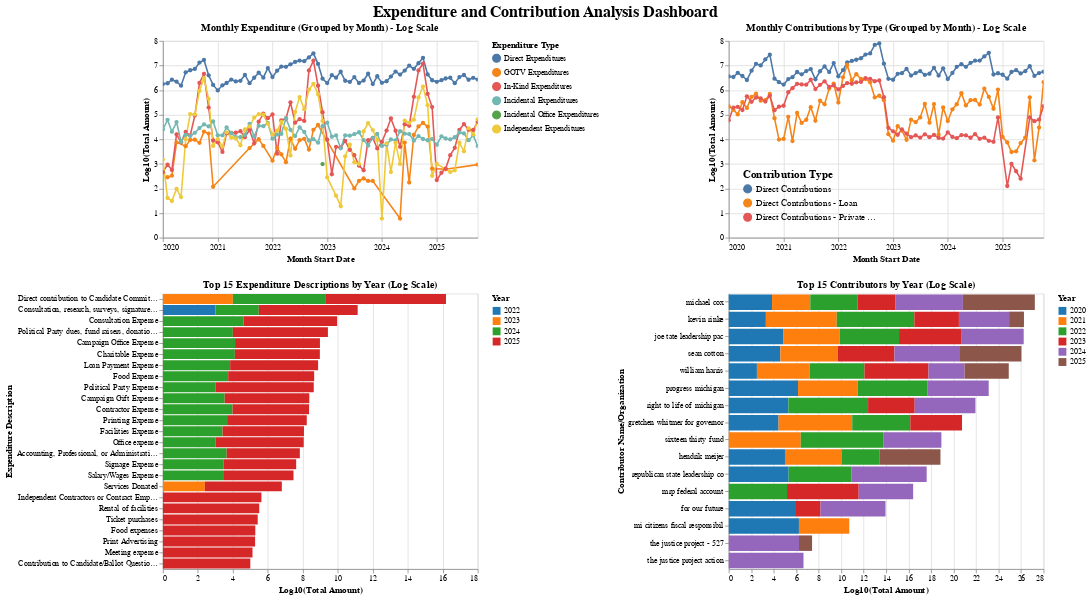

The code cell stored with this chart in its notebook:
### Code cell
# %% [markdown]
# ### Combined Visualization

# %%
# 调整每张图的大小
expenditure_monthly_chart_small = expenditure_monthly_chart.properties(
    width=400,
    height=250
)

expenditure_bar_chart_small = expenditure_bar_chart.properties(
    width=400,
    height=350
)

contribution_monthly_chart_small = contribution_monthly_chart.properties(
    width=400,
    height=250
)

contribution_bar_chart_small = contribution_bar_chart.properties(
    width=400,
    height=350
)

# 组合图表：左侧上下排列（Expenditure）
left_charts = alt.vconcat(
    expenditure_monthly_chart_small,
    expenditure_bar_chart_small
).resolve_scale(
    color='independent'
)

# 组合图表：右侧上下排列（Contribution）
right_charts = alt.vconcat(
    contribution_monthly_chart_small,
    contribution_bar_chart_small
).resolve_scale(
    color='independent'
)

# 最终组合：左右排列
final_chart = alt.hconcat(
    left_charts,
    right_charts
).properties(
    title=alt.TitleParams(
        text='Expenditure and Contribution Analysis Dashboard',
        fontSize=20,
        anchor='middle'
    )
).configure_concat(
    spacing=20
)

final_chart.show()

# save the final chart as an HTML file with interaction
final_chart.save('expenditure_contribution_dashboard.html')

### Figure 1 — Vega-Lite specification as saved in the notebook (floating-point values rounded to 4 significant figures; data arrays with more than 128 entries replaced by an {"elided": "..."} marker saying what was removed)
{"config": {"view": {"continuousWidth": 300, "continuousHeight": 300}, "concat": {"spacing": 20}}, "hconcat": [{"vconcat": [{"data": {"name": "data-f3da886c4ce142f6720884738081326b"}, "mark": {"type": "line", "point": true}, "encoding": {"color": {"field": "expenditure_type", "title": "Expenditure Type", "type": "nominal"}, "tooltip": [{"field": "month_start", "format": "%Y-%m", "title": "Month", "type": "temporal"}, {"field": "expenditure_type", "title": "Expenditure Type", "type": "nominal"}, {"field": "amount", "format": "$,.2f", "title": "Amount", "type": "quantitative"}, {"field": "log_amount", "format": ".2f", "title": "Log10(Amount)", "type": "quantitative"}], "x": {"field": "month_start", "title": "Month Start Date", "type": "temporal"}, "y": {"field": "log_amount", "title": "Log10(Total Amount)", "type": "quantitative"}}, "height": 250, "name": "view_1", "title": "Monthly Expenditure (Grouped by Month) - Log Scale", "transform": [{"calculate": "log(datum.amount + 1) / log(10)", "as": "log_amount"}, {"filter": "datum.year == 2020 && year_2020 || datum.year == 2021 && year_2021 || datum.year == 2022 && year_2022 || datum.year == 2023 && year_2023 || datum.year == 2024 && year_2024 || datum.year == 2025 && year_2025"}], "width": 400}, {"data": {"name": "data-984553e78d53631363edba72a7fe0119"}, "mark": {"type": "bar"}, "encoding": {"color": {"field": "year", "scale": {"scheme": "category10"}, "title": "Year", "type": "nominal"}, "tooltip": [{"field": "year", "title": "Year", "type": "nominal"}, {"field": "exp_desc", "title": "Description", "type": "nominal"}, {"field": "amount", "format": "$,.2f", "title": "Amount", "type": "quantitative"}, {"field": "log_amount", "format": ".2f", "title": "Log10(Amount)", "type": "quantitative"}], "x": {"field": "log_amount", "title": "Log10(Total Amount)", "type": "quantitative"}, "y": {"field": "exp_desc", "sort": "-x", "title": "Expenditure Description", "type": "nominal"}}, "height": 350, "title": "Top 15 Expenditure Descriptions by Year (Log Scale)", "transform": [{"filter": "datum.year == 2020 && year_2020 || datum.year == 2021 && year_2021 || datum.year == 2022 && year_2022 || datum.year == 2023 && year_2023 || datum.year == 2024 && year_2024 || datum.year == 2025 && year_2025"}], "width": 400}], "resolve": {"scale": {"color": "independent"}}}, {"vconcat": [{"data": {"name": "data-5bcfe956ebd084c886379544e72ca073"}, "mark": {"type": "line", "point": true}, "encoding": {"color": {"field": "contribtype", "legend": {"labelFontSize": 12, "orient": "bottom-left", "title": "Contribution Type", "titleFontSize": 14}, "title": "Contribution Type", "type": "nominal"}, "tooltip": [{"field": "month_start", "format": "%Y-%m", "title": "Month", "type": "temporal"}, {"field": "contribtype", "title": "Contribution Type", "type": "nominal"}, {"field": "amount", "format": "$,.2f", "title": "Amount", "type": "quantitative"}, {"field": "log_amount", "format": ".2f", "title": "Log10(Amount)", "type": "quantitative"}], "x": {"field": "month_start", "title": "Month Start Date", "type": "temporal"}, "y": {"field": "log_amount", "title": "Log10(Total Amount)", "type": "quantitative"}}, "height": 250, "name": "view_2", "title": "Monthly Contributions by Type (Grouped by Month) - Log Scale", "transform": [{"calculate": "log(datum.amount + 1) / log(10)", "as": "log_amount"}, {"filter": "datum.year == 2020 && year_2020 || datum.year == 2021 && year_2021 || datum.year == 2022 && year_2022 || datum.year == 2023 && year_2023 || datum.year == 2024 && year_2024 || datum.year == 2025 && year_2025"}], "width": 400}, {"data": {"name": "data-2d814cd8612158fa95c0872c44d6af00"}, "mark": {"type": "bar"}, "encoding": {"color": {"field": "year", "scale": {"scheme": "category10"}, "title": "Year", "type": "nominal"}, "tooltip": [{"field": "year", "title": "Year", "type": "nominal"}, {"field": "Name/Org", "title": "Contributor", "type": "nominal"}, {"field": "amount", "format": "$,.2f", "title": "Amount", "type": "quantitative"}, {"field": "log_amount", "format": ".2f", "title": "Log10(Amount)", "type": "quantitative"}], "x": {"field": "log_amount", "title": "Log10(Total Amount)", "type": "quantitative"}, "y": {"field": "Name/Org", "sort": "-x", "title": "Contributor Name/Organization", "type": "nominal"}}, "height": 350, "title": "Top 15 Contributors by Year (Log Scale)", "transform": [{"filter": "datum.year == 2020 && year_2020 || datum.year == 2021 && year_2021 || datum.year == 2022 && year_2022 || datum.year == 2023 && year_2023 || datum.year == 2024 && year_2024 || datum.year == 2025 && year_2025"}], "width": 400}], "resolve": {"scale": {"color": "independent"}}}], "params": [{"name": "year_2020", "bind": {"input": "checkbox", "name": "2020 "}, "value": true}, {"name": "year_2021", "bind": {"input": "checkbox", "name": "2021 "}, "value": true}, {"name": "year_2022", "bind": {"input": "checkbox", "name": "2022 "}, "value": true}, {"name": "year_2023", "bind": {"input": "checkbox", "name": "2023 "}, "value": true}, {"name": "year_2024", "bind": {"input": "checkbox", "name": "2024 "}, "value": true}, {"name": "year_2025", "bind": {"input": "checkbox", "name": "2025 "}, "value": true}, {"name": "param_1", "select": {"type": "interval", "encodings": ["x", "y"]}, "bind": "scales", "views": ["view_1"]}, {"name": "param_2", "select": {"type": "interval", "encodings": ["x", "y"]}, "bind": "scales", "views": ["view_2"]}], "title": {"text": "Expenditure and Contribution Analysis Dashboard", "anchor": "middle", "fontSize": 20}, "$schema": "https://vega.github.io/schema/vega-lite/v5.20.1.json", "datasets": {"data-f3da886c4ce142f6720884738081326b": {"elided": "317 records"}, "data-984553e78d53631363edba72a7fe0119": [{"year": 2022, "exp_desc": "Consultation, research, surveys, signature gathering, polling, telemarketing ", "amount": 1000.0, "year_str": "2022", "log_amount": 3.0}, {"year": 2023, "exp_desc": "Direct contribution to Candidate Committees and other committees", "amount": 10000.0, "year_str": "2023", "log_amount": 4.0}, {"year": 2023, "exp_desc": "Services Donated", "amount": 250.0, "year_str": "2023", "log_amount": 2.4}, {"year": 2024, "exp_desc": "Accounting, Professional, or Administrative Disbursements", "amount": 4433.0, "year_str": "2024", "log_amount": 3.647}, {"year": 2024, "exp_desc": "Campaign Gift Expense", "amount": 3410.0, "year_str": "2024", "log_amount": 3.533}, {"year": 2024, "exp_desc": "Campaign Office Expense", "amount": 13340.0, "year_str": "2024", "log_amount": 4.125}, {"year": 2024, "exp_desc": "Charitable Expense", "amount": 13000.0, "year_str": "2024", "log_amount": 4.114}, {"year": 2024, "exp_desc": "Consultation Expense", "amount": 41680.0, "year_str": "2024", "log_amount": 4.62}, {"year": 2024, "exp_desc": "Consultation, research, surveys, signature gathering, polling, telemarketing ", "amount": 302.6, "year_str": "2024", "log_amount": 2.482}, {"year": 2024, "exp_desc": "Contractor Expense", "amount": 9650.0, "year_str": "2024", "log_amount": 3.985}, {"year": 2024, "exp_desc": "Direct contribution to Candidate Committees and other committees", "amount": 190300.0, "year_str": "2024", "log_amount": 5.28}, {"year": 2024, "exp_desc": "Facilities Expense", "amount": 2581.0, "year_str": "2024", "log_amount": 3.412}, {"year": 2024, "exp_desc": "Food Expense", "amount": 5399.0, "year_str": "2024", "log_amount": 3.732}, {"year": 2024, "exp_desc": "Loan Payment Expense", "amount": 6990.0, "year_str": "2024", "log_amount": 3.845}, {"year": 2024, "exp_desc": "Office expense ", "amount": 1000.0, "year_str": "2024", "log_amount": 3.001}, {"year": 2024, "exp_desc": "Political Party Expense", "amount": 1000.0, "year_str": "2024", "log_amount": 3.0}, {"year": 2024, "exp_desc": "Political Party dues, fund raisers, donations, souvenir book ads etc.", "amount": 10000.0, "year_str": "2024", "log_amount": 4.0}, {"year": 2024, "exp_desc": "Printing Expense", "amount": 4678.0, "year_str": "2024", "log_amount": 3.67}, {"year": 2024, "exp_desc": "Salary/Wages Expense", "amount": 3102.0, "year_str": "2024", "log_amount": 3.492}, {"year": 2024, "exp_desc": "Signage Expense", "amount": 3011.0, "year_str": "2024", "log_amount": 3.479}, {"year": 2025, "exp_desc": "Accounting, Professional, or Administrative Disbursements", "amount": 15240.0, "year_str": "2025", "log_amount": 4.183}, {"year": 2025, "exp_desc": "Campaign Gift Expense", "amount": 68680.0, "year_str": "2025", "log_amount": 4.837}, {"year": 2025, "exp_desc": "Campaign Office Expense", "amount": 71420.0, "year_str": "2025", "log_amount": 4.854}, {"year": 2025, "exp_desc": "Charitable Expense", "amount": 72480.0, "year_str": "2025", "log_amount": 4.86}, {"year": 2025, "exp_desc": "Consultation Expense", "amount": 219100.0, "year_str": "2025", "log_amount": 5.341}, {"year": 2025, "exp_desc": "Consultation, research, surveys, signature gathering, polling, telemarketing ", "amount": 450900.0, "year_str": "2025", "log_amount": 5.654}, {"year": 2025, "exp_desc": "Contractor Expense", "amount": 23560.0, "year_str": "2025", "log_amount": 4.372}, {"year": 2025, "exp_desc": "Contribution to Candidate/Ballot Question/Political/Independent/Party Committee", "amount": 99500.0, "year_str": "2025", "log_amount": 4.998}, {"year": 2025, "exp_desc": "Direct contribution to Candidate Committees and other committees", "amount": 8051000.0, "year_str": "2025", "log_amount": 6.906}, {"year": 2025, "exp_desc": "Facilities Expense", "amount": 45010.0, "year_str": "2025", "log_amount": 4.653}, {"year": 2025, "exp_desc": "Food Expense", "amount": 82400.0, "year_str": "2025", "log_amount": 4.916}, {"year": 2025, "exp_desc": "Food expenses ", "amount": 191900.0, "year_str": "2025", "log_amount": 5.283}, {"year": 2025, "exp_desc": "Independent Contractors or Contract Employees ", "amount": 429500.0, "year_str": "2025", "log_amount": 5.633}, {"year": 2025, "exp_desc": "Loan Payment Expense", "amount": 106800.0, "year_str": "2025", "log_amount": 5.029}, {"year": 2025, "exp_desc": "Meeting expense", "amount": 132800.0, "year_str": "2025", "log_amount": 5.123}, {"year": 2025, "exp_desc": "Office expense ", "amount": 112400.0, "year_str": "2025", "log_amount": 5.051}, {"year": 2025, "exp_desc": "Political Party Expense", "amount": 420800.0, "year_str": "2025", "log_amount": 5.624}, {"year": 2025, "exp_desc": "Political Party dues, fund raisers, donations, souvenir book ads etc.", "amount": 272100.0, "year_str": "2025", "log_amount": 5.435}, {"year": 2025, "exp_desc": "Print Advertising ", "amount": 186900.0, "year_str": "2025", "log_amount": 5.272}, {"year": 2025, "exp_desc": "Printing Expense", "amount": 35950.0, "year_str": "2025", "log_amount": 4.556}, {"year": 2025, "exp_desc": "Rental of facilities ", "amount": 321800.0, "year_str": "2025", "log_amount": 5.508}, {"year": 2025, "exp_desc": "Salary/Wages Expense", "amount": 9455.0, "year_str": "2025", "log_amount": 3.976}, {"year": 2025, "exp_desc": "Services Donated", "amount": 25140.0, "year_str": "2025", "log_amount": 4.4}, {"year": 2025, "exp_desc": "Signage Expense", "amount": 13850.0, "year_str": "2025", "log_amount": 4.142}, {"year": 2025, "exp_desc": "Ticket purchases ", "amount": 263400.0, "year_str": "2025", "log_amount": 5.421}], "data-5bcfe956ebd084c886379544e72ca073": {"elided": "208 records"}, "data-2d814cd8612158fa95c0872c44d6af00": [{"year": 2020, "contributor_f_name": "", "contributor_l_name_or_org": "for our future", "amount": 960000.0, "Name/Org": " for our future", "log_amount": 5.982}, {"year": 2020, "contributor_f_name": "", "contributor_l_name_or_org": "gretchen whitmer for governor", "amount": 27000.0, "Name/Org": " gretchen whitmer for governor", "log_amount": 4.431}, {"year": 2020, "contributor_f_name": "", "contributor_l_name_or_org": "joe tate leadership pac", "amount": 74480.0, "Name/Org": " joe tate leadership pac", "log_amount": 4.872}, {"year": 2020, "contributor_f_name": "", "contributor_l_name_or_org": "mi citizens fiscal responsibil", "amount": 1745000.0, "Name/Org": " mi citizens fiscal responsibil", "log_amount": 6.242}, {"year": 2020, "contributor_f_name": "", "contributor_l_name_or_org": "progress michigan", "amount": 1450000.0, "Name/Org": " progress michigan", "log_amount": 6.161}, {"year": 2020, "contributor_f_name": "", "contributor_l_name_or_org": "republican state leadership co", "amount": 212500.0, "Name/Org": " republican state leadership co", "log_amount": 5.327}, {"year": 2020, "contributor_f_name": "", "contributor_l_name_or_org": "right to life of michigan", "amount": 201600.0, "Name/Org": " right to life of michigan", "log_amount": 5.304}, {"year": 2020, "contributor_f_name": "hendrik", "contributor_l_name_or_org": "meijer", "amount": 100000.0, "Name/Org": "hendrik meijer", "log_amount": 5.0}, {"year": 2020, "contributor_f_name": "kevin", "contributor_l_name_or_org": "rinke", "amount": 2000.0, "Name/Org": "kevin rinke", "log_amount": 3.301}, {"year": 2020, "contributor_f_name": "michael", "contributor_l_name_or_org": "cox", "amount": 7057.0, "Name/Org": "michael cox", "log_amount": 3.849}, {"year": 2020, "contributor_f_name": "sean", "contributor_l_name_or_org": "cotton", "amount": 39000.0, "Name/Org": "sean cotton", "log_amount": 4.591}, {"year": 2020, "contributor_f_name": "william", "contributor_l_name_or_org": "harris", "amount": 318.1, "Name/Org": "william harris", "log_amount": 2.504}, {"year": 2021, "contributor_f_name": "", "contributor_l_name_or_org": "gretchen whitmer for governor", "amount": 3556000.0, "Name/Org": " gretchen whitmer for governor", "log_amount": 6.551}, {"year": 2021, "contributor_f_name": "", "contributor_l_name_or_org": "joe tate leadership pac", "amount": 100900.0, "Name/Org": " joe tate leadership pac", "log_amount": 5.004}, {"year": 2021, "contributor_f_name": "", "contributor_l_name_or_org": "mi citizens fiscal responsibil", "amount": 30000.0, "Name/Org": " mi citizens fiscal responsibil", "log_amount": 4.477}, {"year": 2021, "contributor_f_name": "", "contributor_l_name_or_org": "progress michigan", "amount": 205200.0, "Name/Org": " progress michigan", "log_amount": 5.312}, {"year": 2021, "contributor_f_name": "", "contributor_l_name_or_org": "sixteen thirty fund", "amount": 2525000.0, "Name/Org": " sixteen thirty fund", "log_amount": 6.402}, {"year": 2021, "contributor_f_name": "hendrik", "contributor_l_name_or_org": "meijer", "amount": 108000.0, "Name/Org": "hendrik meijer", "log_amount": 5.033}, {"year": 2021, "contributor_f_name": "kevin", "contributor_l_name_or_org": "rinke", "amount": 2000000.0, "Name/Org": "kevin rinke", "log_amount": 6.301}, {"year": 2021, "contributor_f_name": "michael", "contributor_l_name_or_org": "cox", "amount": 2517.0, "Name/Org": "michael cox", "log_amount": 3.401}, {"year": 2021, "contributor_f_name": "sean", "contributor_l_name_or_org": "cotton", "amount": 128200.0, "Name/Org": "sean cotton", "log_amount": 5.108}, {"year": 2021, "contributor_f_name": "william", "contributor_l_name_or_org": "harris", "amount": 50210.0, "Name/Org": "william harris", "log_amount": 4.701}, {"year": 2022, "contributor_f_name": "", "contributor_l_name_or_org": "gretchen whitmer for governor", "amount": 145500.0, "Name/Org": " gretchen whitmer for governor", "log_amount": 5.163}, {"year": 2022, "contributor_f_name": "", "contributor_l_name_or_org": "joe tate leadership pac", "amount": 186300.0, "Name/Org": " joe tate leadership pac", "log_amount": 5.27}, {"year": 2022, "contributor_f_name": "", "contributor_l_name_or_org": "mrp federal account", "amount": 152100.0, "Name/Org": " mrp federal account", "log_amount": 5.182}, {"year": 2022, "contributor_f_name": "", "contributor_l_name_or_org": "progress michigan", "amount": 1500000.0, "Name/Org": " progress michigan", "log_amount": 6.176}, {"year": 2022, "contributor_f_name": "", "contributor_l_name_or_org": "republican state leadership co", "amount": 400000.0, "Name/Org": " republican state leadership co", "log_amount": 5.602}, {"year": 2022, "contributor_f_name": "", "contributor_l_name_or_org": "right to life of michigan", "amount": 12250000.0, "Name/Org": " right to life of michigan", "log_amount": 7.088}, {"year": 2022, "contributor_f_name": "", "contributor_l_name_or_org": "sixteen thirty fund", "amount": 21520000.0, "Name/Org": " sixteen thirty fund", "log_amount": 7.333}, {"year": 2022, "contributor_f_name": "hendrik", "contributor_l_name_or_org": "meijer", "amount": 2500.0, "Name/Org": "hendrik meijer", "log_amount": 3.398}, {"year": 2022, "contributor_f_name": "kevin", "contributor_l_name_or_org": "rinke", "amount": 8001000.0, "Name/Org": "kevin rinke", "log_amount": 6.903}, {"year": 2022, "contributor_f_name": "michael", "contributor_l_name_or_org": "cox", "amount": 15630.0, "Name/Org": "michael cox", "log_amount": 4.194}, {"year": 2022, "contributor_f_name": "william", "contributor_l_name_or_org": "harris", "amount": 73110.0, "Name/Org": "william harris", "log_amount": 4.864}, {"year": 2023, "contributor_f_name": "", "contributor_l_name_or_org": "for our future", "amount": 150.0, "Name/Org": " for our future", "log_amount": 2.179}, {"year": 2023, "contributor_f_name": "", "contributor_l_name_or_org": "gretchen whitmer for governor", "amount": 40000.0, "Name/Org": " gretchen whitmer for governor", "log_amount": 4.602}, {"year": 2023, "contributor_f_name": "", "contributor_l_name_or_org": "joe tate leadership pac", "amount": 374700.0, "Name/Org": " joe tate leadership pac", "log_amount": 5.574}, {"year": 2023, "contributor_f_name": "", "contributor_l_name_or_org": "mrp federal account", "amount": 2382000.0, "Name/Org": " mrp federal account", "log_amount": 6.377}, {"year": 2023, "contributor_f_name": "", "contributor_l_name_or_org": "right to life of michigan", "amount": 14000.0, "Name/Org": " right to life of michigan", "log_amount": 4.146}, {"year": 2023, "contributor_f_name": "kevin", "contributor_l_name_or_org": "rinke", "amount": 9250.0, "Name/Org": "kevin rinke", "log_amount": 3.966}, {"year": 2023, "contributor_f_name": "michael", "contributor_l_name_or_org": "cox", "amount": 2266.0, "Name/Org": "michael cox", "log_amount": 3.355}, {"year": 2023, "contributor_f_name": "sean", "contributor_l_name_or_org": "cotton", "amount": 110000.0, "Name/Org": "sean cotton", "log_amount": 5.041}, {"year": 2023, "contributor_f_name": "william", "contributor_l_name_or_org": "harris", "amount": 500300.0, "Name/Org": "william harris", "log_amount": 5.699}, {"year": 2024, "contributor_f_name": "", "contributor_l_name_or_org": "for our future", "amount": 604000.0, "Name/Org": " for our future", "log_amount": 5.781}, {"year": 2024, "contributor_f_name": "", "contributor_l_name_or_org": "joe tate leadership pac", "amount": 327000.0, "Name/Org": " joe tate leadership pac", "log_amount": 5.515}, {"year": 2024, "contributor_f_name": "", "contributor_l_name_or_org": "mrp federal account", "amount": 69460.0, "Name/Org": " mrp federal account", "log_amount": 4.842}, {"year": 2024, "contributor_f_name": "", "contributor_l_name_or_org": "progress michigan", "amount": 294800.0, "Name/Org": " progress michigan", "log_amount": 5.47}, {"year": 2024, "contributor_f_name": "", "contributor_l_name_or_org": "republican state leadership co", "amount": 4725000.0, "Name/Org": " republican state leadership co", "log_amount": 6.674}, {"year": 2024, "contributor_f_name": "", "contributor_l_name_or_org": "right to life of michigan", "amount": 251700.0, "Name/Org": " right to life of michigan", "log_amount": 5.401}, {"year": 2024, "contributor_f_name": "", "contributor_l_name_or_org": "sixteen thirty fund", "amount": 150000.0, "Name/Org": " sixteen thirty fund", "log_amount": 5.176}, {"year": 2024, "contributor_f_name": "", "contributor_l_name_or_org": "the justice project - 527", "amount": 1777000.0, "Name/Org": " the justice project - 527", "log_amount": 6.25}, {"year": 2024, "contributor_f_name": "", "contributor_l_name_or_org": "the justice project action", "amount": 4435000.0, "Name/Org": " the justice project action", "log_amount": 6.647}, {"year": 2024, "contributor_f_name": "kevin", "contributor_l_name_or_org": "rinke", "amount": 29070.0, "Name/Org": "kevin rinke", "log_amount": 4.463}, {"year": 2024, "contributor_f_name": "michael", "contributor_l_name_or_org": "cox", "amount": 1062000.0, "Name/Org": "michael cox", "log_amount": 6.026}, {"year": 2024, "contributor_f_name": "sean", "contributor_l_name_or_org": "cotton", "amount": 673500.0, "Name/Org": "sean cotton", "log_amount": 5.828}, {"year": 2024, "contributor_f_name": "william", "contributor_l_name_or_org": "harris", "amount": 1598.0, "Name/Org": "william harris", "log_amount": 3.204}, {"year": 2025, "contributor_f_name": "", "contributor_l_name_or_org": "the justice project - 527", "amount": 13.48, "Name/Org": " the justice project - 527", "log_amount": 1.161}, {"year": 2025, "contributor_f_name": "hendrik", "contributor_l_name_or_org": "meijer", "amount": 250000.0, "Name/Org": "hendrik meijer", "log_amount": 5.398}, {"year": 2025, "contributor_f_name": "kevin", "contributor_l_name_or_org": "rinke", "amount": 20.0, "Name/Org": "kevin rinke", "log_amount": 1.322}, {"year": 2025, "contributor_f_name": "michael", "contributor_l_name_or_org": "cox", "amount": 2502000.0, "Name/Org": "michael cox", "log_amount": 6.398}, {"year": 2025, "contributor_f_name": "sean", "contributor_l_name_or_org": "cotton", "amount": 290000.0, "Name/Org": "sean cotton", "log_amount": 5.462}, {"year": 2025, "contributor_f_name": "william", "contributor_l_name_or_org": "harris", "amount": 8560.0, "Name/Org": "william harris", "log_amount": 3.933}]}}
